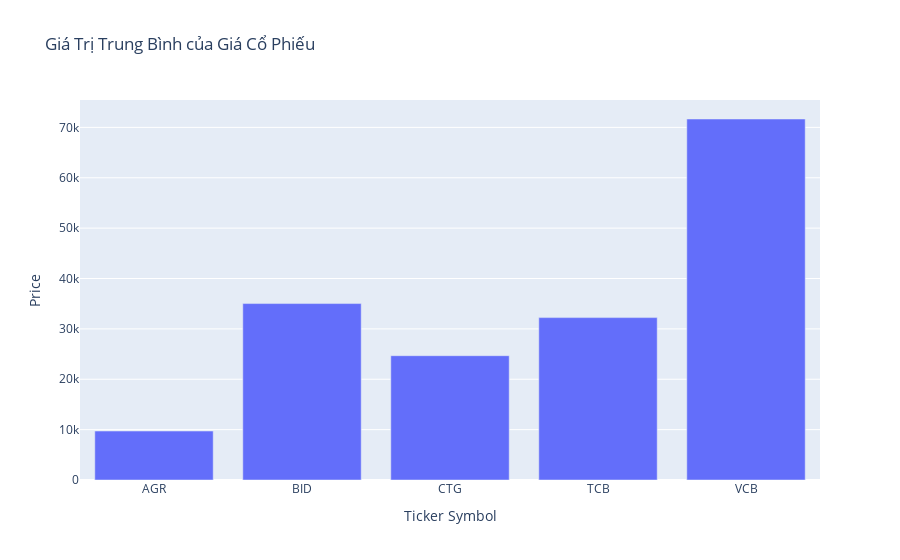

Write notebook code for a chart like this one.
### Markdown cell above
#### **Nhận xét:**

Biểu đồ này cung cấp cái nhìn sâu hơn về phân phối khối lượng giao dịch của các cổ phiếu ngân hàng, giúp nhận định về tính thanh khoản và sự biến động của từng cổ phiếu.

1. **AGR** (Agribank)
   - Khối lượng giao dịch chủ yếu tập trung ở mức thấp, với hộp khá nhỏ, hẹp.
   - Có một số điểm dữ liệu nằm ngoài hộp, cho thấy sự biến động khá lớn với một số giao dịch có khối lượng cao đột ngột.

2. **BID** (BIDV)
   - Khối lượng giao dịch của BID cũng tập trung ở mức thấp, với hộp tương đối nhỏ.
   - Tương tự AGR, có một số điểm nằm ngoài hộp, biểu thị một số giao dịch lớn đột biến.

3. **CTG** (Vietinbank)
   - Khối lượng giao dịch của CTG phân phối rộng hơn so với AGR và BID, với hộp lớn hơn.
   - Có nhiều điểm dữ liệu nằm ngoài hộp, cho thấy nhiều giao dịch có khối lượng rất lớn.

4. **VCB** (Vietcombank)
   - Khối lượng giao dịch của VCB tương đối thấp, với hộp nhỏ và ít điểm dữ liệu nằm ngoài hộp.
   - Điều này cho thấy giao dịch của VCB ổn định hơn và ít biến động.

5. **TCB** (Techcombank)
   - Khối lượng giao dịch của TCB cũng rất đa dạng, với hộp lớn và nhiều điểm nằm ngoài hộp.
   - Có nhiều giao dịch có khối lượng rất cao, cho thấy TCB là cổ phiếu có tính thanh khoản cao và được giao dịch nhiều trên thị trường.

**Kết luận chung**:
- **Khối lượng giao dịch biến động nhiều**: CTG và TCB có khối lượng giao dịch biến động mạnh, với nhiều điểm dữ liệu nằm ngoài hộp. Điều này thể hiện sự quan tâm lớn của nhà đầu tư và tính thanh khoản cao của hai cổ phiếu này.
- **Khối lượng giao dịch ổn định**: AGR, BID, và VCB có khối lượng giao dịch tương đối ổn định hơn với ít điểm dữ liệu nằm ngoài hộp, cho thấy mức độ quan tâm và giao dịch ít biến động hơn.

### Code cell
# Biểu đồ thanh giá trị trung bình giá cổ phiếu
avg_price = data.groupby('Ticker Symbol')['Price'].mean().reset_index()
fig = px.bar(avg_price, x='Ticker Symbol', y='Price', title='Giá Trị Trung Bình của Giá Cổ Phiếu')
fig.show()

### Figure 1 — Plotly figure (JSON) as saved in the notebook; plotly's stock layout.template omitted (floating-point values rounded to 4 significant figures)
{"data": [{"alignmentgroup": "True", "hovertemplate": "Ticker Symbol=%{x}<br>Price=%{y}<extra></extra>", "legendgroup": "", "marker": {"color": "#636efa", "pattern": {"shape": ""}}, "name": "", "offsetgroup": "", "orientation": "v", "showlegend": false, "textposition": "auto", "type": "bar", "x": ["AGR", "BID", "CTG", "TCB", "VCB"], "xaxis": "x", "y": [9720.0, 35020.0, 24670.0, 32230.0, 71660.0], "yaxis": "y"}], "layout": {"barmode": "relative", "legend": {"tracegroupgap": 0}, "title": {"text": "Giá Trị Trung Bình của Giá Cổ Phiếu"}, "xaxis": {"anchor": "y", "domain": [0, 1], "title": {"text": "Ticker Symbol"}}, "yaxis": {"anchor": "x", "domain": [0, 1], "title": {"text": "Price"}}}}
